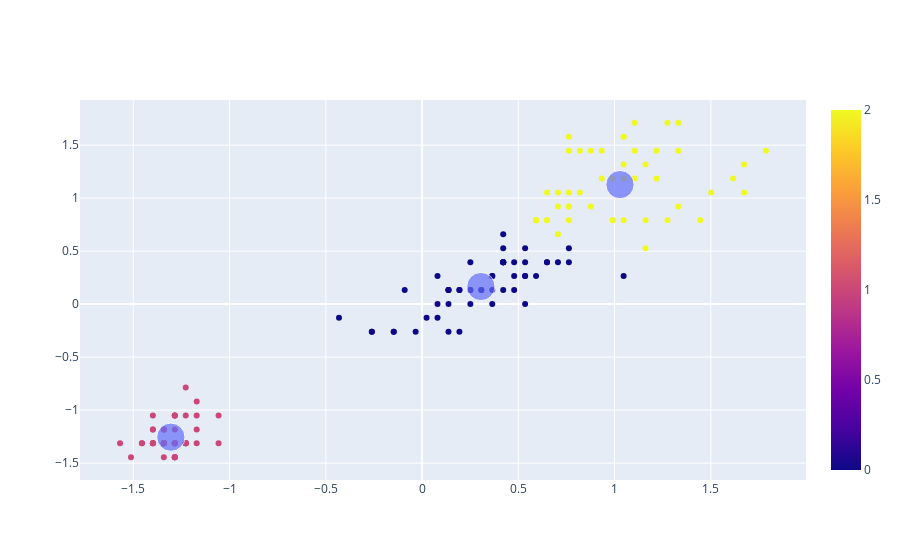

Source (notebook cell):
### Code cell
#Visualizando dados agrupados

grafico_petalas = px.scatter(x = X_petalas[:,0],y=X_petalas[:,1],color=labels_cluster_petalas)
grafico_centroide_petalas = px.scatter(x = centroides_petalas [:,0],y=centroides_petalas [:,1],size=[8,8,8])
grafico_final = go.Figure(data=grafico_petalas.data + grafico_centroide_petalas.data)
grafico_final.show()

### Figure 1 — Plotly figure (JSON) as saved in the notebook; plotly's stock layout.template omitted (floating-point values rounded to 4 significant figures; data arrays with more than 128 entries replaced by an {"elided": "..."} marker saying what was removed)
{"data": [{"hovertemplate": "x=%{x}<br>y=%{y}<br>color=%{marker.color}<extra></extra>", "legendgroup": "", "marker": {"color": {"elided": "150 int values"}, "coloraxis": "coloraxis", "symbol": "circle"}, "mode": "markers", "name": "", "orientation": "v", "showlegend": false, "type": "scatter", "x": {"elided": "150 float values"}, "xaxis": "x", "y": {"elided": "150 float values"}, "yaxis": "y"}, {"hovertemplate": "x=%{x}<br>y=%{y}<br>size=%{marker.size}<extra></extra>", "legendgroup": "", "marker": {"color": "#636efa", "size": [8, 8, 8], "sizemode": "area", "sizeref": 0.02, "symbol": "circle"}, "mode": "markers", "name": "", "orientation": "v", "showlegend": false, "type": "scatter", "x": [0.3056, -1.305, 1.028], "xaxis": "x", "y": [0.1661, -1.255, 1.127], "yaxis": "y"}], "layout": {}}
